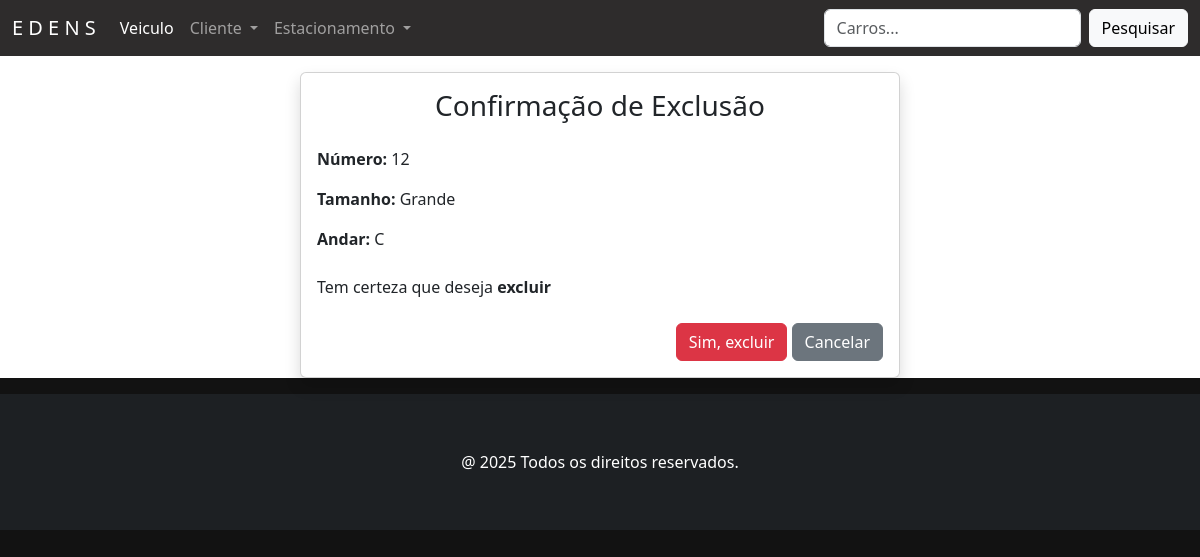
Screenshot of /9/vaga/apagar with the database file from the repository.
### vaga/models.py (models this page shows, shortened)
class Vaga(models.Model):
    ANDAR_CHOICES = [
        ('A', '1º Andar'),
        ('B', '2º Andar'),
        ('C', '3º Andar'),
    ]
    TAMANHO_CHOICES = [
        ('Pequeno', 'Pequeno'),
        ('Médio', 'Medio'),
        ('Grande', 'Grande'),
    ]
    STATUS_CHOICES = [
        ('Livre', 'Livre'),
        ('Ocupada', 'Ocupada'),
    ]
    numero = models.CharField('Número', max_length=10, help_text='Número da vaga')
    tamanho = models.CharField('Tamanho', max_length=20, choices=TAMANHO_CHOICES, help_text='Tamanho da vaga (ex: Pequena, Média, Grande)')
    andar = models.CharField('Andar', max_length=1, choices=ANDAR_CHOICES, help_text='Andar da vaga')
    status = models.CharField('Status', max_length=10, choices=STATUS_CHOICES, default='Livre', help_text='Status atual da vaga')
    class Meta:
        verbose_name = 'Vaga'
        verbose_name_plural = 'Vagas'
        constraints = [
            models.UniqueConstraint(fields=['numero', 'andar'], name='unique_numero_andar')
        ]

### vaga/views.py (the view)
# urls.py: path('<int:pk>/vaga/apagar', VagaDeleteView.as_view(), name='vaga_apagar'),
class VagaDeleteView(SuccessMessageMixin, DeleteView):
    model = Vaga
    template_name = 'vaga_apagar.html'
    success_url = reverse_lazy('vagas')

### vaga/templates/vaga_apagar.html (shortened to what this page needs)
{% extends 'principal.html' %}
{% load django_bootstrap5 %}
{% block content %}
  <div class="card shadow m-3 col-md-6 mx-auto">
    <div class="card-body">
      <h3 class="text-center mb-4">Confirmação de Exclusão</h3>
      <p><strong>Número:</strong> {{ object.numero }}</p>
      <p><strong>Tamanho:</strong> {{ object.tamanho }}</p>
      <p><strong>Andar:</strong> {{ object.andar }}</p>
      <p class="mt-4">Tem certeza que deseja <strong>excluir</strong esta vaga?</p>
      <form method="POST">
        <div class="text-end mt-4">
          {% bootstrap_button button_type="submit" content="Sim, excluir" button_class="btn-danger" %}
          <a href="{% url 'vagas' %}" class="btn btn-secondary text-white">Cancelar</a>
        </div>
      </form>
    </div>
  </div>
{% endblock %}

### static/css/estilos.css (style rules this page uses)
body:not(.navbar-custom) { background-color: #121212; }

### rows the page displays
Vaga: numero "12", tamanho "Grande", andar "C"
